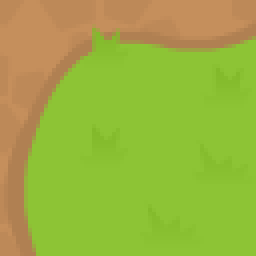
#> input picture assets/kenney_rpg_base/grass.png, 64 x 64 px, found by its file name (shown 4 times larger)
$ python build_pond.py
#> lines starting #> are read from the running program, lines starting #| are printed output that depends on the picture; after the words box and inside, x2 and y2 are one past the last pixel; in counts of white or black regions, pixels touching at a corner belong together; pictures that were not available may be replaced by others from this repository, and a replacement may not be noted
"""
Builds the pond using REAL Kenney CC0 Roguelike/RPG Pack tiles (grass +
sand + water). Vibrant teal water with a sandy shore and bright grass border.

Source tiles (CC0, kenney.nl Roguelike/RPG Pack):
  assets/kenney_roguelike/grass.png   (16x16 bright green)
  assets/kenney_roguelike/sand.png    (16x16 tan/cream shore)
  assets/kenney_roguelike/water.png   (16x16 cyan/teal water)

Output: assets/pond.png  (192 x 128)
"""

import os
from PIL import Image, ImageDraw, ImageFilter

PROJECT_ROOT = os.path.abspath(os.path.join(os.path.dirname(__file__), ".."))
ASSETS = os.path.join(PROJECT_ROOT, "assets")
KENNEY = os.path.join(ASSETS, "kenney_roguelike")
OUT = os.path.join(ASSETS, "pond.png")

W, H = 192, 128


def tile(im_tile, w, h):
    """Tile a small image to fill (w, h)."""
    out = Image.new("RGBA", (w, h))
    tw, th = im_tile.size
    for y in range(0, h, th):
        for x in range(0, w, tw):
            out.paste(im_tile, (x, y))
    return out


def make_mask(w, h, rx, ry):
    """Solid white ellipse on transparent."""
    m = Image.new("L", (w, h), 0)
    d = ImageDraw.Draw(m)
    cx, cy = w // 2, h // 2
    d.ellipse((cx - rx, cy - ry, cx + rx, cy + ry), fill=255)
    return m


def main():
    grass = Image.open(os.path.join(KENNEY, "grass.png")).convert("RGBA")
    sand = Image.open(os.path.join(KENNEY, "sand.png")).convert("RGBA")
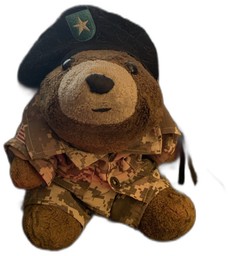
#> input picture assets/army_bear.png, 228 x 256 px, given in place of sand.png, which was not available
#> sand is the input picture: PIL image 228x256 RGBA; mean R, G, B, A 46.7, 32.4, 19.9, 142.5
    water = Image.open(os.path.join(KENNEY, "water.png")).convert("RGBA")
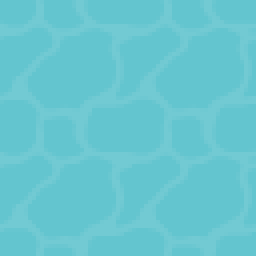
#> input picture assets/kenney_rpg_base/water.png, 64 x 64 px, found by its file name (shown 4 times larger)

    cx, cy = W // 2, H // 2
    # 1) Outer grass disc (everything outside is transparent)
    grass_tiled = tile(grass, W, H)
#> in tile, `out = Image.new("RGBA", (w, h))`: out: PIL image 192x128 RGBA; every value is 0
#> after the loop in tile, `for y in range(0, h, th):`:
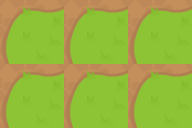
#> out: PIL image 192x128 RGBA; mean R, G, B, A 155.3, 177.5, 63.3, 255
    grass_mask = make_mask(W, H, 92, 60)
#> in make_mask, `m = Image.new("L", (w, h), 0)`: m: PIL image 192x128 L; every value is 0
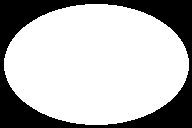
#> grass_mask: PIL image 192x128 L; 71.5% white; 1 black region, box (x1, y1, x2, y2) and area: (0, 0, 192, 128) 7007
    out = Image.new("RGBA", (W, H), (0, 0, 0, 0))
    out.paste(grass_tiled, (0, 0), grass_mask)

    # 2) Sand shore ring (using the tile texture, not a flat color)
    sand_tiled = tile(sand, W, H)
#> call 2 of tile, with w = 192, h = 128
#> after the loop in tile (call 2), `for y in range(0, h, th):`:
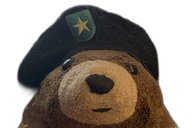
#> out: PIL image 192x128 RGBA; mean R, G, B, A 45.4, 36.5, 28.3, 151.5; transparent parts drawn white
    sand_mask = make_mask(W, H, 78, 50)
#> sand_mask: PIL image 192x128 L; 50.6% white; 1 black region, box (x1, y1, x2, y2) and area: (0, 0, 192, 128) 12143
    out.paste(sand_tiled, (0, 0), sand_mask)

    # 3) Water disc
    water_tiled = tile(water, W, H)
#> call 3 of tile, with w = 192, h = 128
#> after the loop in tile (call 3), `for y in range(0, h, th):`:
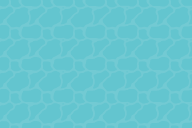
#> out: PIL image 192x128 RGBA; mean R, G, B, A 102.9, 198.2, 208, 255
    water_mask = make_mask(W, H, 68, 42)
#> water_mask: PIL image 192x128 L; 37.2% white; 1 white region, box (x1, y1, x2, y2) and area: (28, 22, 165, 107) 9145
    out.paste(water_tiled, (0, 0), water_mask)

    # Soft alpha-only blur for clean edges
    rgb = out.convert("RGB")
    a = out.split()[3].filter(ImageFilter.GaussianBlur(radius=0.7))
    final = Image.merge("RGBA", (*rgb.split(), a))
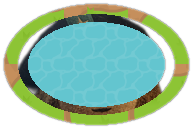
#> final: PIL image 192x128 RGBA; mean R, G, B, A 76.3, 116.6, 94.5, 171.5; transparent parts drawn white

    final.save(OUT, optimize=True)
    print(f"Wrote {OUT}  ({W}x{H})")


if __name__ == "__main__":
    main()
